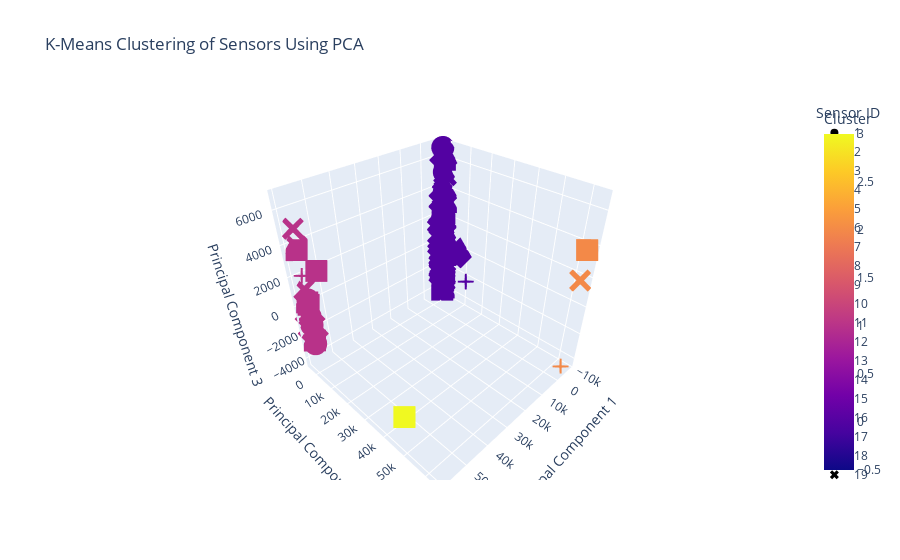

Notebook code cell kept with this figure:
### Markdown cell above
## Clustering

### Code cell
from sklearn.cluster import KMeans

# Apply PCA
pca = PCA(n_components=3)
principal_components = pca.fit_transform(reduced_data_corr.drop(columns=['Sensor ID']))
principal_df = pd.DataFrame(data=principal_components, columns=['PC1', 'PC2', 'PC3'])
principal_df['Sensor ID'] = reduced_data_corr['Sensor ID']

# Apply K-Means clustering
kmeans = KMeans(n_clusters=4, random_state=42)
principal_df['Cluster'] = kmeans.fit_predict(principal_df[['PC1', 'PC2', 'PC3']])

# Create an interactive 3D scatter plot
fig = px.scatter_3d(
    principal_df,
    x='PC1',
    y='PC2',
    z='PC3',
    color='Cluster',
    symbol='Sensor ID',
    title='K-Means Clustering of Sensors Using PCA',
    labels={'PC1': 'Principal Component 1', 'PC2': 'Principal Component 2', 'PC3': 'Principal Component 3'},
    hover_data=['Sensor ID']
)

fig.show()
